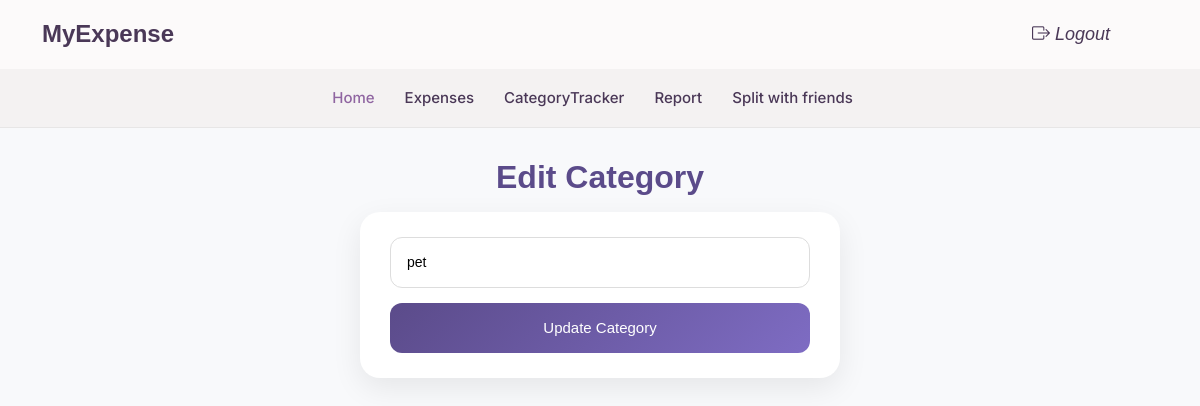
/catedit/1, run on an earlier commit of the app's database.
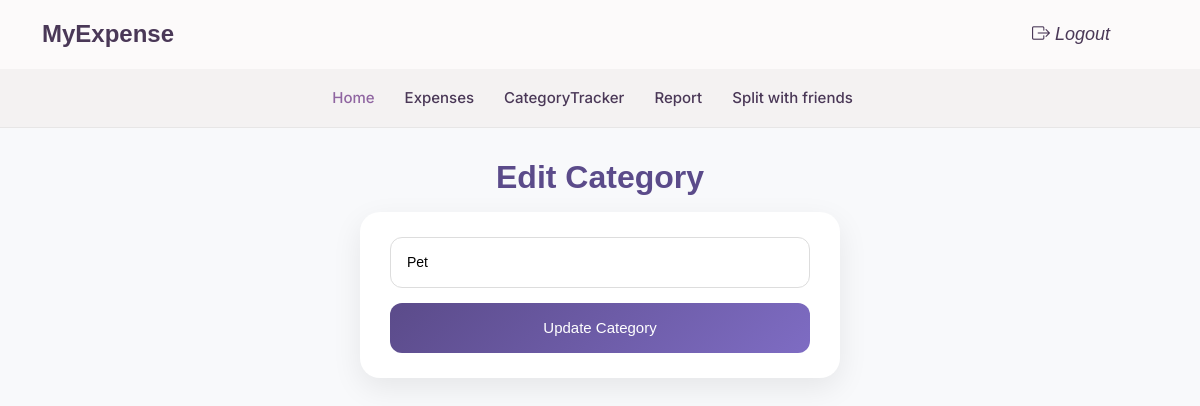
And on a later commit of the database.
### app/models.py (models this page shows)
class Category(models.Model):
    category_name = models.CharField(max_length=100, unique=True)

### app/views.py (the view)
# urls.py: path('catedit/<int:id>',views.Catedit,name="catedit"),
def Catedit(request,id):
    cat=Category.objects.get(id=id)
    if request.method=='POST':
        cat.category_name=request.POST['category_name']
        cat.save()
        return redirect('category')
    else:
        return render(request,'category_edit.html',{'da':cat})

### template/category_edit.html (shortened to what this page needs)
{% include 'user_header.html' %}
<!DOCTYPE html>
<html lang="en">
<head>
<link href="https://cdnjs.cloudflare.com/ajax/libs/font-awesome/6.4.0/css/all.min.css" rel="stylesheet">
</head>
<body>
<h2>Edit Category</h2>
<div class="category-form-card">
    <form action="{% url 'catedit' id=da.id %}" method="post">
        <input type="text" name="category_name" value="{{ da.category_name }}" placeholder="Category Name" required>
        <button type="submit">Update Category</button>
    </form>
</div>
</body>
</html>

What changed in the data, as far as the page shows it:
changed Category: category_name "pet" → "Pet"
